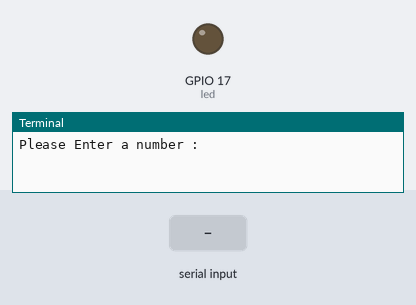
A program run on a simulated Raspberry Pi (BCM pin numbers). Parts: output pins drawn as LEDs (lit = HIGH), the last lines printed to the terminal. Dashed ring = blinking. The inputs (shaded band) are chosen by the test bench.

Above: at 1.2 s.
1.3 s: "90" typed at the terminal, then Enter
At 2.1 s:
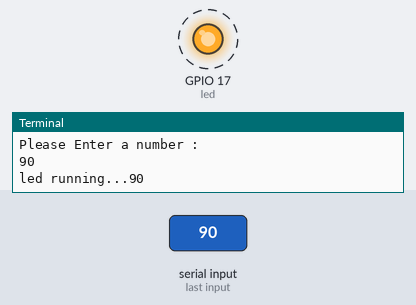
Timing chart, 0 to 10.3 s (numbered marks = the images above; inputs shaded):
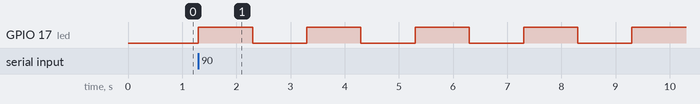

The program:

led.py
```python
from gpiozero import LED
from time import sleep

led = LED(17)

number=int(input("Please Enter a number : "))
while number > 0:
    print("led running..." + str(number))
    led.on()
    sleep(1)
    led.off()
    sleep(1)
    number-=5
```

Measured:
- after the input at 1.3 s, GPIO 17 (led): alternates HIGH for 1.0 s and LOW for 1.0 s, starting at once
